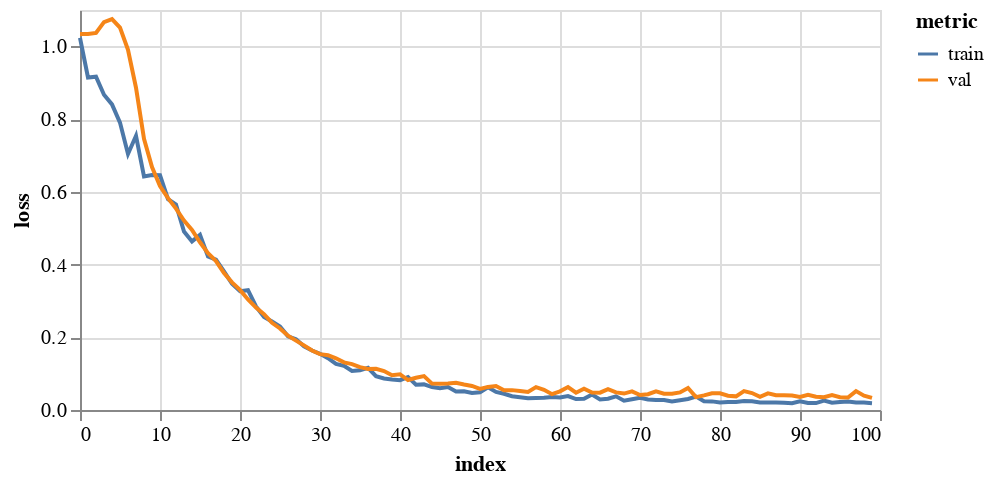
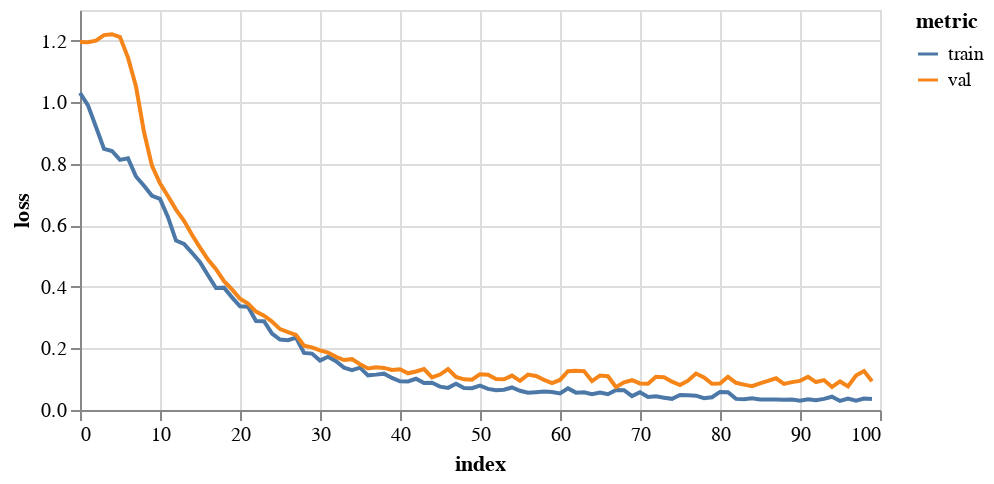
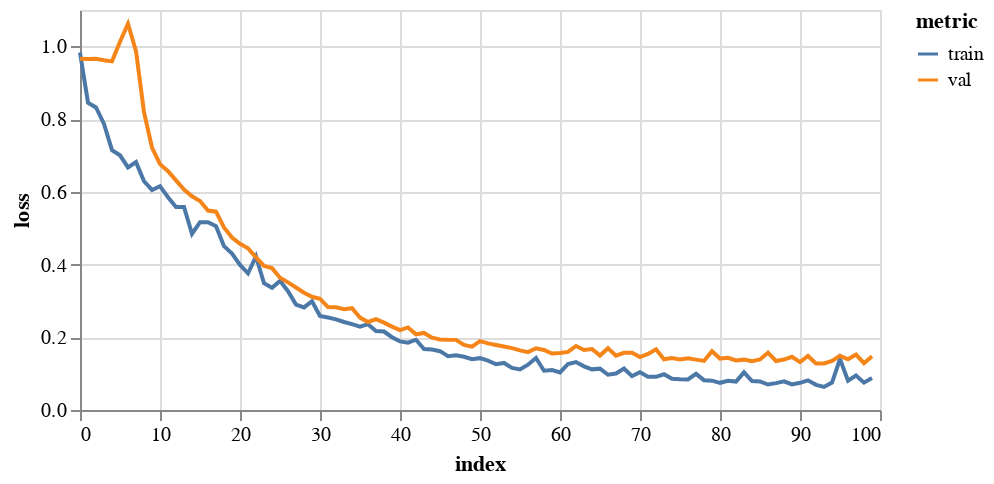
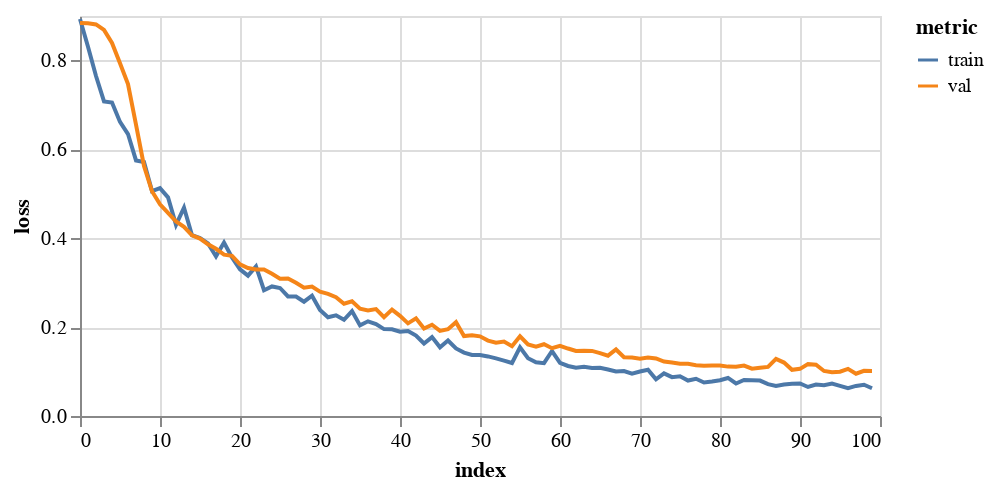

The cell these charts' notebook holds for them, in order:
### Code cell
for trainName, trainSet in trainSets.items():
    print('training on '+trainName)

    # train
    gcn = FeaStNet()
    history = gcn.trainModel(trainSet, valSets[trainName], epochs=epochs, batch_size=256, flatten=True, logTrans=False, 
                             ssTrans=True, saveDir=saveDir+trainName)

    display(plotHistory(history))

    # test
    print('testing on '+trainName+'\n')
    resultsDict = gcn.testModel(testSets[trainName], level='field')
    resultsDict['Trained on'] = ['test group']*len(resultsDict['mse'])
    resultsDict['Tested on'] = [trainName]*len(resultsDict['mse'])
    results = pivotDict(resultsDict)
    resultsList.extend(results)
        
pd.DataFrame(resultsList)

### Figure 1 — Vega-Lite specification as saved in the notebook (floating-point values rounded to 4 significant figures)
{"config": {"view": {"continuousWidth": 400, "continuousHeight": 300}}, "data": {"name": "data-f990a0957dc7754a9d5ccd7d5a04ce78"}, "mark": "line", "encoding": {"color": {"type": "nominal", "field": "metric"}, "tooltip": [{"type": "quantitative", "field": "epoch"}, {"type": "quantitative", "field": "value"}], "x": {"type": "quantitative", "field": "index"}, "y": {"type": "quantitative", "axis": {"title": "loss"}, "field": "value"}}, "height": 200, "transform": [{"fold": ["train", "val"], "as": ["metric", "value"]}], "width": 400, "$schema": "https://vega.github.io/schema/vega-lite/v4.8.1.json", "datasets": {"data-f990a0957dc7754a9d5ccd7d5a04ce78": [{"index": 0, "train": 1.024, "val": 1.034}, {"index": 1, "train": 0.9144, "val": 1.034}, {"index": 2, "train": 0.9165, "val": 1.037}, {"index": 3, "train": 0.8668, "val": 1.067}, {"index": 4, "train": 0.8404, "val": 1.075}, {"index": 5, "train": 0.7903, "val": 1.051}, {"index": 6, "train": 0.7041, "val": 0.9906}, {"index": 7, "train": 0.7541, "val": 0.8862}, {"index": 8, "train": 0.6424, "val": 0.7457}, {"index": 9, "train": 0.6465, "val": 0.668}, {"index": 10, "train": 0.6456, "val": 0.6159}, {"index": 11, "train": 0.5797, "val": 0.5827}, {"index": 12, "train": 0.565, "val": 0.5539}, {"index": 13, "train": 0.4909, "val": 0.521}, {"index": 14, "train": 0.4637, "val": 0.4954}, {"index": 15, "train": 0.4816, "val": 0.4612}, {"index": 16, "train": 0.422, "val": 0.4312}, {"index": 17, "train": 0.4137, "val": 0.4095}, {"index": 18, "train": 0.3813, "val": 0.3764}, {"index": 19, "train": 0.3472, "val": 0.3509}, {"index": 20, "train": 0.3267, "val": 0.3303}, {"index": 21, "train": 0.3296, "val": 0.304}, {"index": 22, "train": 0.2851, "val": 0.2815}, {"index": 23, "train": 0.256, "val": 0.2634}, {"index": 24, "train": 0.2434, "val": 0.2397}, {"index": 25, "train": 0.2297, "val": 0.2242}, {"index": 26, "train": 0.2025, "val": 0.2042}, {"index": 27, "train": 0.1945, "val": 0.1909}, {"index": 28, "train": 0.1754, "val": 0.1778}, {"index": 29, "train": 0.1635, "val": 0.1637}, {"index": 30, "train": 0.1545, "val": 0.1536}, {"index": 31, "train": 0.1426, "val": 0.1509}, {"index": 32, "train": 0.1268, "val": 0.1421}, {"index": 33, "train": 0.1213, "val": 0.1309}, {"index": 34, "train": 0.1073, "val": 0.1261}, {"index": 35, "train": 0.1092, "val": 0.1178}, {"index": 36, "train": 0.116, "val": 0.1126}, {"index": 37, "train": 0.09285, "val": 0.1135}, {"index": 38, "train": 0.08666, "val": 0.1073}, {"index": 39, "train": 0.08403, "val": 0.09556}, {"index": 40, "train": 0.082, "val": 0.09839}, {"index": 41, "train": 0.09038, "val": 0.08246}, {"index": 42, "train": 0.06953, "val": 0.08868}, {"index": 43, "train": 0.07046, "val": 0.09325}, {"index": 44, "train": 0.06312, "val": 0.07255}, {"index": 45, "train": 0.05959, "val": 0.07214}, {"index": 46, "train": 0.06301, "val": 0.0732}, {"index": 47, "train": 0.05088, "val": 0.07495}, {"index": 48, "train": 0.05163, "val": 0.07002}, {"index": 49, "train": 0.04674, "val": 0.06603}, {"index": 50, "train": 0.04853, "val": 0.05815}, {"index": 51, "train": 0.06251, "val": 0.06352}, {"index": 52, "train": 0.04966, "val": 0.06591}, {"index": 53, "train": 0.04472, "val": 0.05453}, {"index": 54, "train": 0.03777, "val": 0.05463}, {"index": 55, "train": 0.03531, "val": 0.05227}, {"index": 56, "train": 0.03252, "val": 0.04959}, {"index": 57, "train": 0.03279, "val": 0.06282}, {"index": 58, "train": 0.03344, "val": 0.05571}, {"index": 59, "train": 0.03604, "val": 0.0435}, {"index": 60, "train": 0.03456, "val": 0.0512}, {"index": 61, "train": 0.03845, "val": 0.06304}, {"index": 62, "train": 0.02999, "val": 0.04747}, {"index": 63, "train": 0.0309, "val": 0.05865}, {"index": 64, "train": 0.04245, "val": 0.04783}, {"index": 65, "train": 0.02917, "val": 0.04775}, {"index": 66, "train": 0.03117, "val": 0.05751}, {"index": 67, "train": 0.03766, "val": 0.04839}, {"index": 68, "train": 0.02573, "val": 0.04516}, {"index": 69, "train": 0.02972, "val": 0.0513}, {"index": 70, "train": 0.03359, "val": 0.04139}, {"index": 71, "train": 0.02908, "val": 0.04353}, {"index": 72, "train": 0.02774, "val": 0.05147}, {"index": 73, "train": 0.02723, "val": 0.04492}, {"index": 74, "train": 0.02337, "val": 0.04462}, {"index": 75, "train": 0.02695, "val": 0.04829}, {"index": 76, "train": 0.03035, "val": 0.06048}, {"index": 77, "train": 0.03691, "val": 0.03531}, {"index": 78, "train": 0.02384, "val": 0.04024}, {"index": 79, "train": 0.02371, "val": 0.04573}, {"index": 80, "train": 0.02081, "val": 0.04587}, {"index": 81, "train": 0.02197, "val": 0.03913}, {"index": 82, "train": 0.02195, "val": 0.03753}, {"index": 83, "train": 0.02474, "val": 0.05181}, {"index": 84, "train": 0.02409, "val": 0.04666}, {"index": 85, "train": 0.02096, "val": 0.03614}, {"index": 86, "train": 0.02085, "val": 0.04576}, {"index": 87, "train": 0.02066, "val": 0.04075}, {"index": 88, "train": 0.01991, "val": 0.04078}, {"index": 89, "train": 0.01876, "val": 0.03995}, {"index": 90, "train": 0.02363, "val": 0.03598}, {"index": 91, "train": 0.01909, "val": 0.04194}, {"index": 92, "train": 0.01906, "val": 0.03642}, {"index": 93, "train": 0.02566, "val": 0.03522}, {"index": 94, "train": 0.02015, "val": 0.0411}, {"index": 95, "train": 0.02183, "val": 0.03498}, {"index": 96, "train": 0.02312, "val": 0.03436}, {"index": 97, "train": 0.02041, "val": 0.0519}, {"index": 98, "train": 0.02034, "val": 0.03921}, {"index": 99, "train": 0.01856, "val": 0.03319}]}}

### Figure 2 — Vega-Lite specification as saved in the notebook (floating-point values rounded to 4 significant figures)
{"config": {"view": {"continuousWidth": 400, "continuousHeight": 300}}, "data": {"name": "data-d33617e99d7c2ad1c120287a73b34d5b"}, "mark": "line", "encoding": {"color": {"type": "nominal", "field": "metric"}, "tooltip": [{"type": "quantitative", "field": "epoch"}, {"type": "quantitative", "field": "value"}], "x": {"type": "quantitative", "field": "index"}, "y": {"type": "quantitative", "axis": {"title": "loss"}, "field": "value"}}, "height": 200, "transform": [{"fold": ["train", "val"], "as": ["metric", "value"]}], "width": 400, "$schema": "https://vega.github.io/schema/vega-lite/v4.8.1.json", "datasets": {"data-d33617e99d7c2ad1c120287a73b34d5b": [{"index": 0, "train": 1.031, "val": 1.196}, {"index": 1, "train": 0.9899, "val": 1.195}, {"index": 2, "train": 0.9199, "val": 1.201}, {"index": 3, "train": 0.8487, "val": 1.218}, {"index": 4, "train": 0.8419, "val": 1.221}, {"index": 5, "train": 0.8128, "val": 1.212}, {"index": 6, "train": 0.8178, "val": 1.145}, {"index": 7, "train": 0.759, "val": 1.051}, {"index": 8, "train": 0.7289, "val": 0.9036}, {"index": 9, "train": 0.696, "val": 0.7933}, {"index": 10, "train": 0.6861, "val": 0.7364}, {"index": 11, "train": 0.6266, "val": 0.6947}, {"index": 12, "train": 0.5507, "val": 0.6513}, {"index": 13, "train": 0.5401, "val": 0.6152}, {"index": 14, "train": 0.5108, "val": 0.5696}, {"index": 15, "train": 0.4803, "val": 0.5278}, {"index": 16, "train": 0.4377, "val": 0.4889}, {"index": 17, "train": 0.3966, "val": 0.4579}, {"index": 18, "train": 0.3977, "val": 0.4186}, {"index": 19, "train": 0.3661, "val": 0.3922}, {"index": 20, "train": 0.3368, "val": 0.3616}, {"index": 21, "train": 0.3358, "val": 0.346}, {"index": 22, "train": 0.289, "val": 0.3198}, {"index": 23, "train": 0.2888, "val": 0.3064}, {"index": 24, "train": 0.2482, "val": 0.2872}, {"index": 25, "train": 0.2288, "val": 0.2628}, {"index": 26, "train": 0.227, "val": 0.2529}, {"index": 27, "train": 0.2353, "val": 0.2443}, {"index": 28, "train": 0.1856, "val": 0.2093}, {"index": 29, "train": 0.1833, "val": 0.2036}, {"index": 30, "train": 0.1608, "val": 0.1937}, {"index": 31, "train": 0.173, "val": 0.1868}, {"index": 32, "train": 0.1586, "val": 0.1727}, {"index": 33, "train": 0.1377, "val": 0.1625}, {"index": 34, "train": 0.1295, "val": 0.1652}, {"index": 35, "train": 0.1376, "val": 0.1486}, {"index": 36, "train": 0.1126, "val": 0.1349}, {"index": 37, "train": 0.115, "val": 0.1387}, {"index": 38, "train": 0.1181, "val": 0.1368}, {"index": 39, "train": 0.1043, "val": 0.1299}, {"index": 40, "train": 0.09342, "val": 0.1325}, {"index": 41, "train": 0.0928, "val": 0.1192}, {"index": 42, "train": 0.1015, "val": 0.1251}, {"index": 43, "train": 0.08758, "val": 0.1329}, {"index": 44, "train": 0.08852, "val": 0.1061}, {"index": 45, "train": 0.07584, "val": 0.1152}, {"index": 46, "train": 0.07187, "val": 0.1327}, {"index": 47, "train": 0.08542, "val": 0.1072}, {"index": 48, "train": 0.07174, "val": 0.09968}, {"index": 49, "train": 0.07067, "val": 0.09836}, {"index": 50, "train": 0.07905, "val": 0.1164}, {"index": 51, "train": 0.06868, "val": 0.1146}, {"index": 52, "train": 0.06411, "val": 0.1003}, {"index": 53, "train": 0.0659, "val": 0.0998}, {"index": 54, "train": 0.07327, "val": 0.1119}, {"index": 55, "train": 0.06238, "val": 0.09489}, {"index": 56, "train": 0.05586, "val": 0.1151}, {"index": 57, "train": 0.05774, "val": 0.1104}, {"index": 58, "train": 0.05998, "val": 0.09815}, {"index": 59, "train": 0.05855, "val": 0.08729}, {"index": 60, "train": 0.05391, "val": 0.09761}, {"index": 61, "train": 0.0702, "val": 0.1263}, {"index": 62, "train": 0.05644, "val": 0.1279}, {"index": 63, "train": 0.05767, "val": 0.1264}, {"index": 64, "train": 0.05102, "val": 0.09416}, {"index": 65, "train": 0.05674, "val": 0.1122}, {"index": 66, "train": 0.05122, "val": 0.1096}, {"index": 67, "train": 0.06503, "val": 0.07409}, {"index": 68, "train": 0.06442, "val": 0.09001}, {"index": 69, "train": 0.04498, "val": 0.09685}, {"index": 70, "train": 0.05756, "val": 0.08643}, {"index": 71, "train": 0.04206, "val": 0.08526}, {"index": 72, "train": 0.04437, "val": 0.1079}, {"index": 73, "train": 0.04005, "val": 0.1066}, {"index": 74, "train": 0.03626, "val": 0.09202}, {"index": 75, "train": 0.04877, "val": 0.08092}, {"index": 76, "train": 0.04804, "val": 0.0954}, {"index": 77, "train": 0.04644, "val": 0.1184}, {"index": 78, "train": 0.0385, "val": 0.106}, {"index": 79, "train": 0.04136, "val": 0.08548}, {"index": 80, "train": 0.05864, "val": 0.08577}, {"index": 81, "train": 0.05782, "val": 0.108}, {"index": 82, "train": 0.03614, "val": 0.08848}, {"index": 83, "train": 0.03524, "val": 0.08256}, {"index": 84, "train": 0.03779, "val": 0.07752}, {"index": 85, "train": 0.03391, "val": 0.0866}, {"index": 86, "train": 0.03405, "val": 0.09453}, {"index": 87, "train": 0.03397, "val": 0.1031}, {"index": 88, "train": 0.03334, "val": 0.08466}, {"index": 89, "train": 0.03394, "val": 0.09058}, {"index": 90, "train": 0.03026, "val": 0.09461}, {"index": 91, "train": 0.03486, "val": 0.108}, {"index": 92, "train": 0.03156, "val": 0.09083}, {"index": 93, "train": 0.03609, "val": 0.0972}, {"index": 94, "train": 0.04313, "val": 0.07486}, {"index": 95, "train": 0.02952, "val": 0.09285}, {"index": 96, "train": 0.03706, "val": 0.0767}, {"index": 97, "train": 0.03022, "val": 0.1122}, {"index": 98, "train": 0.03746, "val": 0.1268}, {"index": 99, "train": 0.03543, "val": 0.0937}]}}

### Figure 3 — Vega-Lite specification as saved in the notebook (floating-point values rounded to 4 significant figures)
{"config": {"view": {"continuousWidth": 400, "continuousHeight": 300}}, "data": {"name": "data-0a8f29ab5948a4c720741a162b724fee"}, "mark": "line", "encoding": {"color": {"type": "nominal", "field": "metric"}, "tooltip": [{"type": "quantitative", "field": "epoch"}, {"type": "quantitative", "field": "value"}], "x": {"type": "quantitative", "field": "index"}, "y": {"type": "quantitative", "axis": {"title": "loss"}, "field": "value"}}, "height": 200, "transform": [{"fold": ["train", "val"], "as": ["metric", "value"]}], "width": 400, "$schema": "https://vega.github.io/schema/vega-lite/v4.8.1.json", "datasets": {"data-0a8f29ab5948a4c720741a162b724fee": [{"index": 0, "train": 0.983, "val": 0.9661}, {"index": 1, "train": 0.8451, "val": 0.9655}, {"index": 2, "train": 0.8319, "val": 0.966}, {"index": 3, "train": 0.7869, "val": 0.962}, {"index": 4, "train": 0.7145, "val": 0.9587}, {"index": 5, "train": 0.7005, "val": 1.013}, {"index": 6, "train": 0.667, "val": 1.062}, {"index": 7, "train": 0.6817, "val": 0.987}, {"index": 8, "train": 0.6291, "val": 0.8192}, {"index": 9, "train": 0.6051, "val": 0.7218}, {"index": 10, "train": 0.6155, "val": 0.6761}, {"index": 11, "train": 0.5851, "val": 0.6566}, {"index": 12, "train": 0.5582, "val": 0.6316}, {"index": 13, "train": 0.5584, "val": 0.6064}, {"index": 14, "train": 0.4842, "val": 0.5876}, {"index": 15, "train": 0.5164, "val": 0.5747}, {"index": 16, "train": 0.5163, "val": 0.5484}, {"index": 17, "train": 0.5054, "val": 0.5455}, {"index": 18, "train": 0.4505, "val": 0.5021}, {"index": 19, "train": 0.4301, "val": 0.4741}, {"index": 20, "train": 0.399, "val": 0.4572}, {"index": 21, "train": 0.376, "val": 0.4445}, {"index": 22, "train": 0.4224, "val": 0.4195}, {"index": 23, "train": 0.3487, "val": 0.3962}, {"index": 24, "train": 0.3361, "val": 0.3902}, {"index": 25, "train": 0.3551, "val": 0.3637}, {"index": 26, "train": 0.3268, "val": 0.351}, {"index": 27, "train": 0.2898, "val": 0.3369}, {"index": 28, "train": 0.2822, "val": 0.3226}, {"index": 29, "train": 0.2992, "val": 0.3114}, {"index": 30, "train": 0.2586, "val": 0.3059}, {"index": 31, "train": 0.2541, "val": 0.2832}, {"index": 32, "train": 0.2493, "val": 0.2827}, {"index": 33, "train": 0.242, "val": 0.2774}, {"index": 34, "train": 0.236, "val": 0.28}, {"index": 35, "train": 0.229, "val": 0.2542}, {"index": 36, "train": 0.2361, "val": 0.2422}, {"index": 37, "train": 0.2173, "val": 0.2501}, {"index": 38, "train": 0.2157, "val": 0.2403}, {"index": 39, "train": 0.2001, "val": 0.2292}, {"index": 40, "train": 0.1887, "val": 0.2195}, {"index": 41, "train": 0.185, "val": 0.2271}, {"index": 42, "train": 0.1932, "val": 0.2082}, {"index": 43, "train": 0.1674, "val": 0.212}, {"index": 44, "train": 0.1663, "val": 0.1989}, {"index": 45, "train": 0.1618, "val": 0.1942}, {"index": 46, "train": 0.148, "val": 0.1932}, {"index": 47, "train": 0.1506, "val": 0.1929}, {"index": 48, "train": 0.1463, "val": 0.1792}, {"index": 49, "train": 0.1398, "val": 0.174}, {"index": 50, "train": 0.1426, "val": 0.1893}, {"index": 51, "train": 0.1355, "val": 0.1833}, {"index": 52, "train": 0.1257, "val": 0.1789}, {"index": 53, "train": 0.1294, "val": 0.1747}, {"index": 54, "train": 0.1159, "val": 0.17}, {"index": 55, "train": 0.1116, "val": 0.1641}, {"index": 56, "train": 0.1245, "val": 0.1592}, {"index": 57, "train": 0.143, "val": 0.1699}, {"index": 58, "train": 0.1081, "val": 0.1651}, {"index": 59, "train": 0.1097, "val": 0.1551}, {"index": 60, "train": 0.1033, "val": 0.1568}, {"index": 61, "train": 0.1266, "val": 0.1598}, {"index": 62, "train": 0.1319, "val": 0.1761}, {"index": 63, "train": 0.1201, "val": 0.1651}, {"index": 64, "train": 0.1118, "val": 0.1677}, {"index": 65, "train": 0.1136, "val": 0.1498}, {"index": 66, "train": 0.09698, "val": 0.1697}, {"index": 67, "train": 0.1002, "val": 0.1495}, {"index": 68, "train": 0.1143, "val": 0.1574}, {"index": 69, "train": 0.09312, "val": 0.1575}, {"index": 70, "train": 0.104, "val": 0.1454}, {"index": 71, "train": 0.09124, "val": 0.1543}, {"index": 72, "train": 0.09135, "val": 0.1669}, {"index": 73, "train": 0.09838, "val": 0.1395}, {"index": 74, "train": 0.08614, "val": 0.1428}, {"index": 75, "train": 0.08441, "val": 0.1388}, {"index": 76, "train": 0.08402, "val": 0.1425}, {"index": 77, "train": 0.09946, "val": 0.1385}, {"index": 78, "train": 0.08199, "val": 0.1349}, {"index": 79, "train": 0.08062, "val": 0.1618}, {"index": 80, "train": 0.07476, "val": 0.1414}, {"index": 81, "train": 0.0803, "val": 0.1436}, {"index": 82, "train": 0.07826, "val": 0.1361}, {"index": 83, "train": 0.1035, "val": 0.1385}, {"index": 84, "train": 0.07961, "val": 0.1339}, {"index": 85, "train": 0.0785, "val": 0.1391}, {"index": 86, "train": 0.07003, "val": 0.1575}, {"index": 87, "train": 0.07392, "val": 0.1348}, {"index": 88, "train": 0.07867, "val": 0.1387}, {"index": 89, "train": 0.0704, "val": 0.1462}, {"index": 90, "train": 0.07476, "val": 0.1317}, {"index": 91, "train": 0.08153, "val": 0.1486}, {"index": 92, "train": 0.06912, "val": 0.1282}, {"index": 93, "train": 0.06336, "val": 0.1281}, {"index": 94, "train": 0.07552, "val": 0.1347}, {"index": 95, "train": 0.1401, "val": 0.1488}, {"index": 96, "train": 0.08072, "val": 0.1395}, {"index": 97, "train": 0.09461, "val": 0.1525}, {"index": 98, "train": 0.07517, "val": 0.1287}, {"index": 99, "train": 0.08783, "val": 0.1479}]}}

### Figure 4 — Vega-Lite specification as saved in the notebook (floating-point values rounded to 4 significant figures)
{"config": {"view": {"continuousWidth": 400, "continuousHeight": 300}}, "data": {"name": "data-11e23a502eb464c2b2e50b2dffb68d70"}, "mark": "line", "encoding": {"color": {"type": "nominal", "field": "metric"}, "tooltip": [{"type": "quantitative", "field": "epoch"}, {"type": "quantitative", "field": "value"}], "x": {"type": "quantitative", "field": "index"}, "y": {"type": "quantitative", "axis": {"title": "loss"}, "field": "value"}}, "height": 200, "transform": [{"fold": ["train", "val"], "as": ["metric", "value"]}], "width": 400, "$schema": "https://vega.github.io/schema/vega-lite/v4.8.1.json", "datasets": {"data-11e23a502eb464c2b2e50b2dffb68d70": [{"index": 0, "train": 0.8933, "val": 0.8843}, {"index": 1, "train": 0.8308, "val": 0.8837}, {"index": 2, "train": 0.7649, "val": 0.881}, {"index": 3, "train": 0.7078, "val": 0.8689}, {"index": 4, "train": 0.7054, "val": 0.8394}, {"index": 5, "train": 0.6617, "val": 0.7936}, {"index": 6, "train": 0.6344, "val": 0.7467}, {"index": 7, "train": 0.575, "val": 0.6556}, {"index": 8, "train": 0.5715, "val": 0.5627}, {"index": 9, "train": 0.5059, "val": 0.5057}, {"index": 10, "train": 0.5126, "val": 0.4761}, {"index": 11, "train": 0.492, "val": 0.4569}, {"index": 12, "train": 0.4303, "val": 0.4378}, {"index": 13, "train": 0.4686, "val": 0.4256}, {"index": 14, "train": 0.4067, "val": 0.4066}, {"index": 15, "train": 0.4006, "val": 0.3993}, {"index": 16, "train": 0.3881, "val": 0.3863}, {"index": 17, "train": 0.3593, "val": 0.3762}, {"index": 18, "train": 0.3901, "val": 0.3631}, {"index": 19, "train": 0.3565, "val": 0.3603}, {"index": 20, "train": 0.33, "val": 0.3412}, {"index": 21, "train": 0.3158, "val": 0.3331}, {"index": 22, "train": 0.3366, "val": 0.3295}, {"index": 23, "train": 0.283, "val": 0.3297}, {"index": 24, "train": 0.2916, "val": 0.3199}, {"index": 25, "train": 0.2881, "val": 0.309}, {"index": 26, "train": 0.269, "val": 0.3094}, {"index": 27, "train": 0.2688, "val": 0.2997}, {"index": 28, "train": 0.2572, "val": 0.2888}, {"index": 29, "train": 0.2708, "val": 0.2914}, {"index": 30, "train": 0.2386, "val": 0.2799}, {"index": 31, "train": 0.2223, "val": 0.2747}, {"index": 32, "train": 0.2267, "val": 0.2674}, {"index": 33, "train": 0.2165, "val": 0.2526}, {"index": 34, "train": 0.2362, "val": 0.2582}, {"index": 35, "train": 0.2039, "val": 0.2414}, {"index": 36, "train": 0.2131, "val": 0.2374}, {"index": 37, "train": 0.2068, "val": 0.2405}, {"index": 38, "train": 0.1956, "val": 0.2223}, {"index": 39, "train": 0.1952, "val": 0.2393}, {"index": 40, "train": 0.1898, "val": 0.2254}, {"index": 41, "train": 0.1912, "val": 0.2084}, {"index": 42, "train": 0.181, "val": 0.2197}, {"index": 43, "train": 0.1631, "val": 0.1969}, {"index": 44, "train": 0.1775, "val": 0.2053}, {"index": 45, "train": 0.1545, "val": 0.1916}, {"index": 46, "train": 0.1698, "val": 0.1952}, {"index": 47, "train": 0.152, "val": 0.2112}, {"index": 48, "train": 0.1427, "val": 0.18}, {"index": 49, "train": 0.1372, "val": 0.1819}, {"index": 50, "train": 0.1374, "val": 0.1793}, {"index": 51, "train": 0.134, "val": 0.1697}, {"index": 52, "train": 0.1296, "val": 0.1648}, {"index": 53, "train": 0.1245, "val": 0.1677}, {"index": 54, "train": 0.1192, "val": 0.1571}, {"index": 55, "train": 0.1545, "val": 0.1793}, {"index": 56, "train": 0.1299, "val": 0.1609}, {"index": 57, "train": 0.121, "val": 0.156}, {"index": 58, "train": 0.1189, "val": 0.1615}, {"index": 59, "train": 0.1462, "val": 0.1526}, {"index": 60, "train": 0.1196, "val": 0.158}, {"index": 61, "train": 0.1125, "val": 0.1518}, {"index": 62, "train": 0.1084, "val": 0.1463}, {"index": 63, "train": 0.1107, "val": 0.1466}, {"index": 64, "train": 0.1079, "val": 0.1464}, {"index": 65, "train": 0.1084, "val": 0.1415}, {"index": 66, "train": 0.1047, "val": 0.1357}, {"index": 67, "train": 0.1, "val": 0.1497}, {"index": 68, "train": 0.1012, "val": 0.1321}, {"index": 69, "train": 0.09533, "val": 0.1314}, {"index": 70, "train": 0.1002, "val": 0.1289}, {"index": 71, "train": 0.1042, "val": 0.1315}, {"index": 72, "train": 0.08239, "val": 0.1295}, {"index": 73, "train": 0.09577, "val": 0.1224}, {"index": 74, "train": 0.08737, "val": 0.1204}, {"index": 75, "train": 0.08937, "val": 0.1178}, {"index": 76, "train": 0.07977, "val": 0.1174}, {"index": 77, "train": 0.08371, "val": 0.1144}, {"index": 78, "train": 0.07546, "val": 0.1132}, {"index": 79, "train": 0.07775, "val": 0.1135}, {"index": 80, "train": 0.08052, "val": 0.1137}, {"index": 81, "train": 0.08555, "val": 0.1111}, {"index": 82, "train": 0.07312, "val": 0.1108}, {"index": 83, "train": 0.0812, "val": 0.1135}, {"index": 84, "train": 0.0805, "val": 0.1064}, {"index": 85, "train": 0.07971, "val": 0.1086}, {"index": 86, "train": 0.07176, "val": 0.1106}, {"index": 87, "train": 0.06737, "val": 0.1284}, {"index": 88, "train": 0.07073, "val": 0.1203}, {"index": 89, "train": 0.07272, "val": 0.1039}, {"index": 90, "train": 0.07316, "val": 0.1061}, {"index": 91, "train": 0.06531, "val": 0.1167}, {"index": 92, "train": 0.07084, "val": 0.1155}, {"index": 93, "train": 0.06942, "val": 0.1013}, {"index": 94, "train": 0.07318, "val": 0.09872}, {"index": 95, "train": 0.0679, "val": 0.09975}, {"index": 96, "train": 0.06258, "val": 0.1061}, {"index": 97, "train": 0.06769, "val": 0.09513}, {"index": 98, "train": 0.07025, "val": 0.1016}, {"index": 99, "train": 0.06244, "val": 0.1015}]}}
